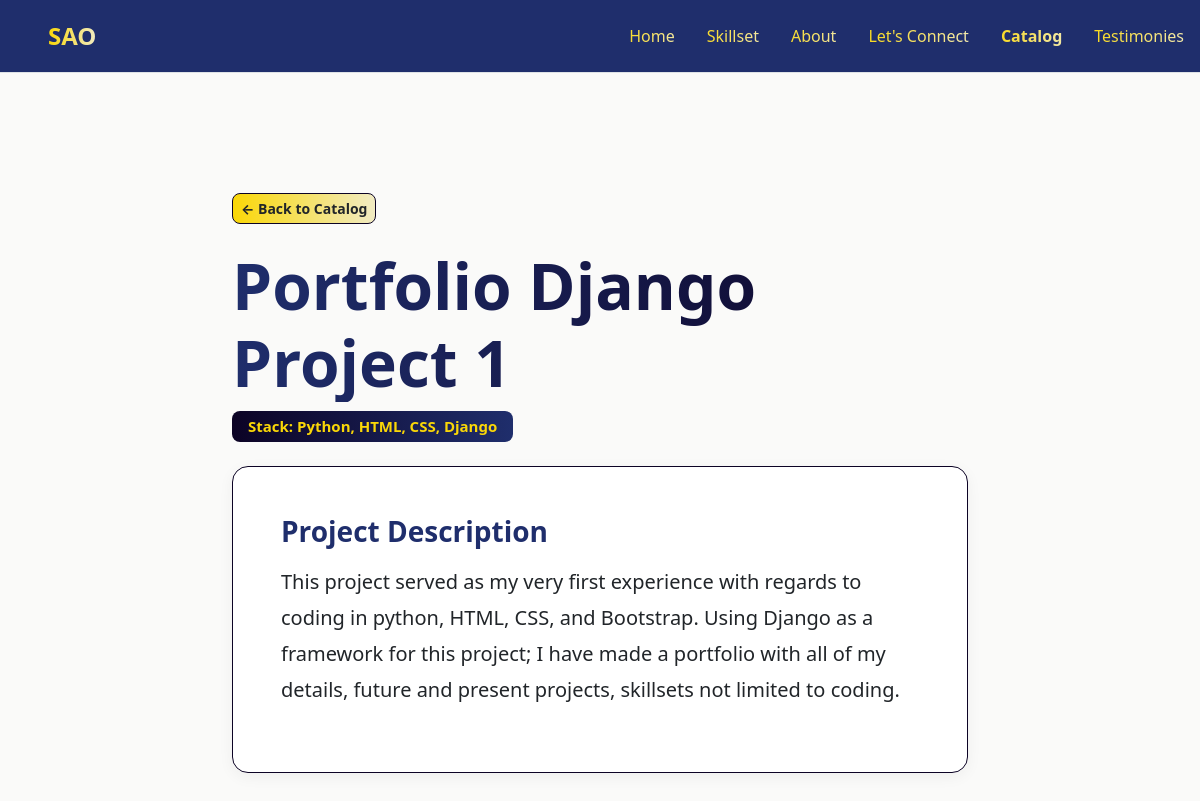
/project/1/, run on the app's committed database.
### projects/models.py (models this page shows, shortened)
class Project(models.Model):
    project_name = models.CharField(max_length=200)
    description = models.TextField()
    tech_stack = models.CharField(max_length=250)
    link = models.URLField(max_length=500, blank=True, null=True)

### projects/views.py (the view)
# urls.py: path('project/<int:pk>/', project_views.project_detail_view, name='project_detail'),
def project_detail_view(request, pk):
    single_project = get_object_or_404(Project, pk=pk)
    my_info = PersonalInfo.objects.first()
    context = {
        'project': single_project,
        'personal_info': my_info
    }
    return render(request, 'projects/project_detail.html', context)

### templates/projects/project_detail.html (shortened to what this page needs)
<!DOCTYPE html>
<html lang="en">
<head>
    <link href="https://cdn.jsdelivr.net/npm/bootstrap@5.3.3/dist/css/bootstrap.min.css" rel="stylesheet">
</head>
<body style="background-color:#FAFAF9">
<header class="d-flex flex-wrap justify-content-center align-items-center py-3 ps-4 ps-md-5 mb-4 border-bottom" style="background-color:#1F2E6C">
    <a href="{% url 'home' %}" class="d-flex align-items-center mb-3 mb-md-0 me-md-auto text-decoration-none">
        <span class="fs-4 fw-bold gold-text">SAO</span>
    </a>
    <ul class="nav nav-pills">
        <li class="nav-item"><a href="{% url 'home' %}" class="nav-link gold-text">Home</a></li>
        <li class="nav-item"><a href="{% url 'skillset' %}" class="nav-link gold-text">Skillset</a></li>
        <li class="nav-item"><a href="{% url 'about' %}" class="nav-link gold-text">About</a></li>
        <li class="nav-item"><a href="{% url 'contact' %}" class="nav-link gold-text">Let's Connect</a></li>
        <li class="nav-item"><a href="{% url 'project_list' %}" class="nav-link gold-text fw-bold">Catalog</a></li>
        <li class="nav-item"><a href="{% url 'testimony_list' %}" class="nav-link gold-text">Testimonies</a></li>
    </ul>
</header>
<div class="container py-5">
   <div class="row justify-content-center py-5">
    <div class="col-md-8">
        <a href="{% url 'project_list' %}" class="btn btn-sm mb-4 text-dark fw-bold" style="background: linear-gradient(to right, #fad707, #f1ebc3); border: 1px solid #0c0325; border-radius: 8px;">&larr; Back to Catalog</a>
        <h1 class="fw-bold text-body-emphasis display-3 mb-2" style="background: linear-gradient(to right, #1F2E6C, #0c0325); -webkit-background-clip: text; -webkit-text-fill-color: transparent;">{{ project.project_name }}</h1>
        <p class="fs-5 text-body-emphasis fw-bold mb-4" style="color: #1F2E6C;">
            <span class="badge px-3 py-2" style="background: linear-gradient(to right, #0c0325, #1F2E6C); color: #fad707; border-radius: 8px;">Stack: {{ project.tech_stack }}</span>
        </p>
        <div class="card p-5 mb-4" style="background: #ffffff; border: 1px solid #0c0325; border-radius: 16px; box-shadow: 0 4px 15px rgba(0,0,0,0.05);">
            <h3 class="fw-bold mb-3" style="color: #1F2E6C;">Project Description</h3>
            <p class="text-dark fs-5" style="line-height: 1.8;">{{ project.description }}</p>
        </div>
    </div>
   </div>
</div>
</body>
</html>

### templates/projects/project_detail.html (style rules this page uses)
.gold-text { background: linear-gradient(to right, #fad707, #f1ebc3); -webkit-background-clip: text; -webkit-text-fill-color: transparent; }

### data on the page
Project: project_name "Portfolio Django Project 1", tech_stack "Python, HTML, CSS, Django", description "This project served as my very first experience with regards to coding in python, HTML, CSS, and Bootstrap. Using Django as a framework for this project; I have made a portfolio with all of my details, future and present projects, skillsets not limited to coding."
